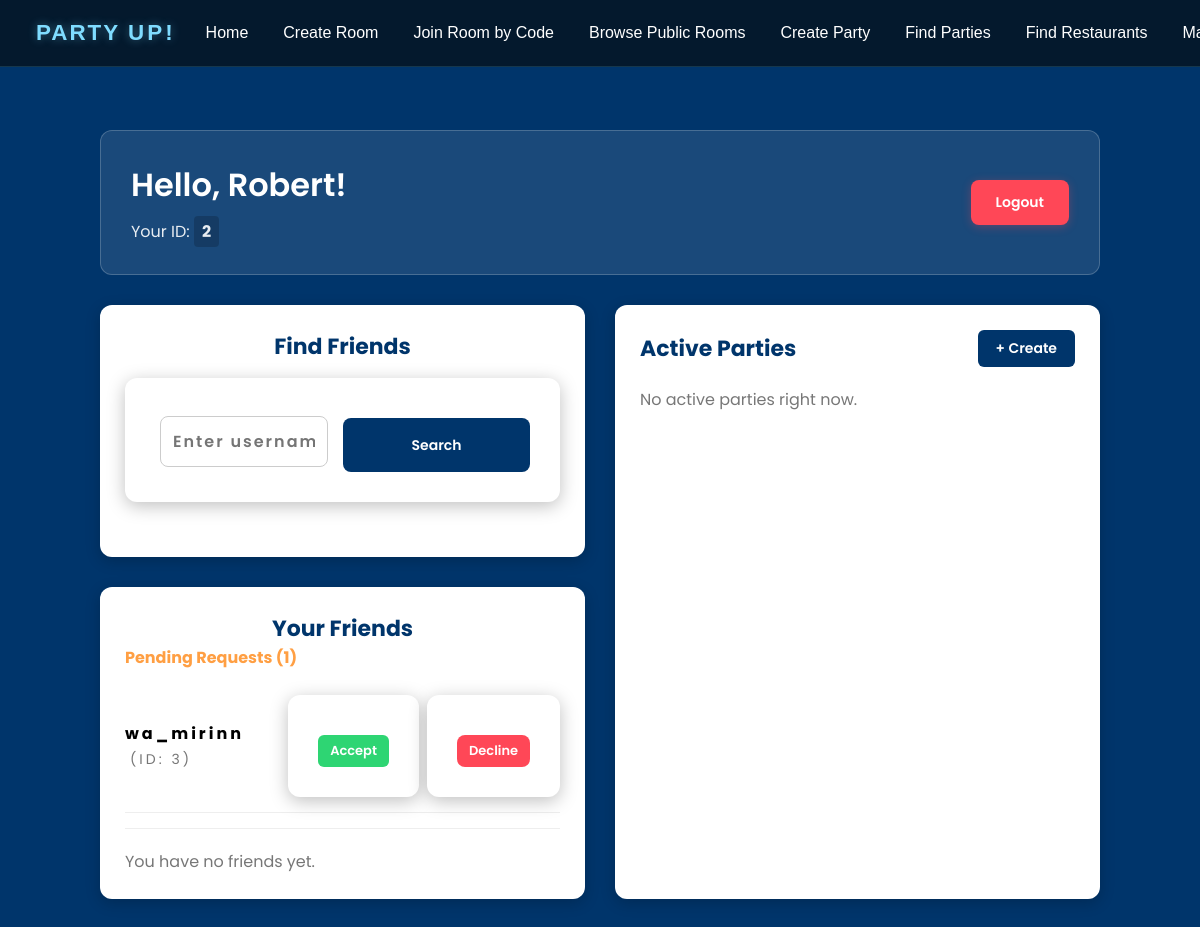
/ (signed in), run on an earlier commit of the app's database.
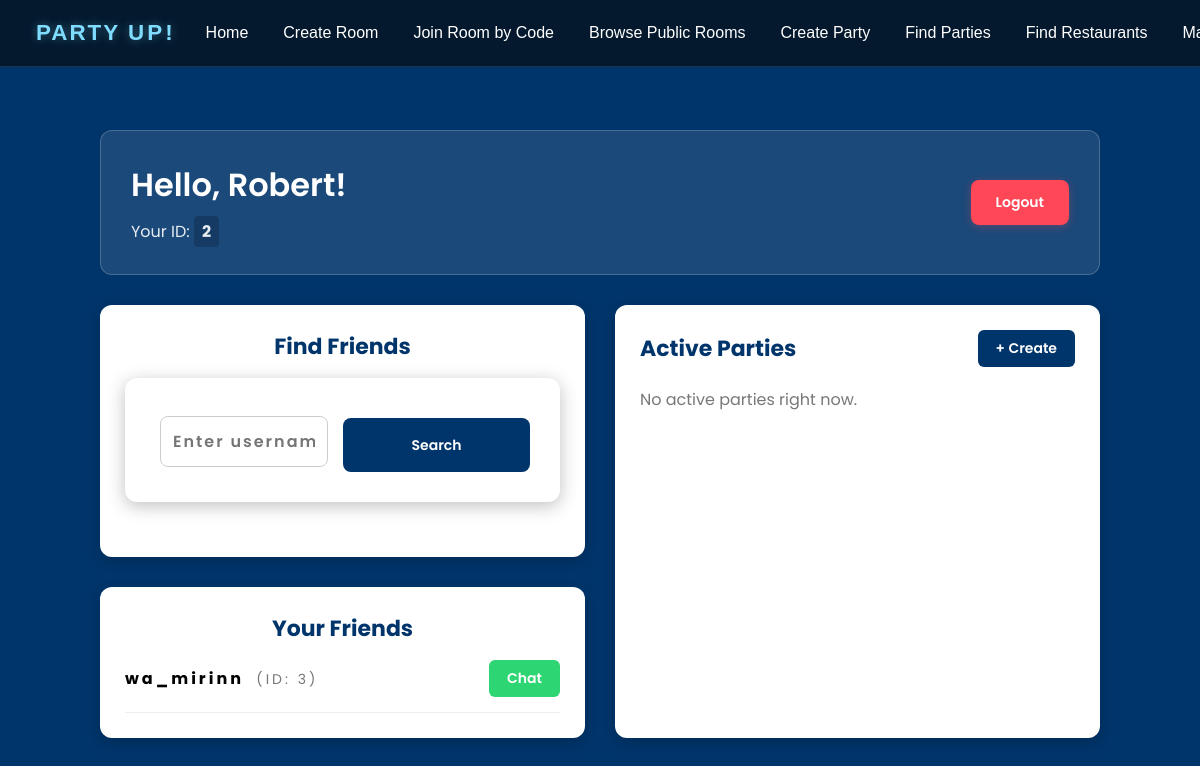
And on a later commit of the database.
### models.py (models this page shows)
class User(db.Model):
    id = db.Column(db.Integer, primary_key=True)
    username = db.Column(db.String(100), unique=True, nullable=False)
    email = db.Column(db.String(100), unique=True, nullable=False)
    password = db.Column(db.String(100), nullable=False)

class Friendship(db.Model):
    id = db.Column(db.Integer, primary_key=True)
    requester_id = db.Column(db.Integer, db.ForeignKey('user.id'), nullable=False)
    receiver_id = db.Column(db.Integer, db.ForeignKey('user.id'), nullable=False)
    status = db.Column(db.String(20), default='pending', nullable=False)
    created_at = db.Column(db.DateTime, default=datetime.utcnow)
    requester = db.relationship('User', foreign_keys=[requester_id], backref='sent_requests')
    receiver = db.relationship('User', foreign_keys=[receiver_id], backref='received_requests')

### app.py (the view)
@app.route('/', methods=['GET', 'POST'])
@login_required
def home():
    user = User.query.get(session['user_id'])
    parties = Party.query.order_by(Party.created_at.desc()).all()
    chat_info = chat.chat_info(user.id)
    search_results = None
    search_query = None
    if request.method == 'POST':
        info = chat.user_search(request=request, session=session)
        search_results = info.get("results")
        search_query = info.get("query")
    return render_template('home.html', user=user, username=session['username'],
            parties=parties, friends=chat_info["friends"], pending=chat_info["pending"], rooms=chat_info["rooms"],
            search_results=search_results, search_query=search_query)

### app.py (called while the page is built)
def login_required(f):
    @wraps(f)
    def decorated_function(*args, **kwargs):
        if 'user_id' not in session:
            flash('Please log in first.', 'error')
            return redirect(url_for('login'))
        return f(*args, **kwargs)
    return decorated_function

### chat.py (called while the page is built)
def chat_info(userid) -> dict:
    info = {}
    sent = Friendship.query.filter_by(requester_id=userid, status='accepted').all()
    receieved = Friendship.query.filter_by(receiver_id=userid, status='accepted').all()
    info["friends"] = [f.receiver for f in sent] + [f.requester for f in receieved]
    info["pending"] = Friendship.query.filter_by(receiver_id=userid, status='pending').all()
    memberships = ChatRoomMember.query.filter_by(user_id=userid).all()
    info["rooms"] = [m.room for m in memberships]
    return info

### templates/home.html (shortened to what this page needs)
<!DOCTYPE html>
<html lang="en">
<head>
    <link rel="stylesheet" href="{{ url_for('static', filename='style.css') }}">
</head>
<body>
    {% include 'components/header.html' %}
    <div class="dashboard-container">
        <div class="dashboard-header-banner">
            <div class="dashboard-welcome">
                <h1>Hello, {{ username }}!</h1>
                <p>Your ID: <strong>{{ user.id }}</strong></p>
            </div>
            <a href="{{ url_for('logout') }}" class="btn btn-logout">Logout</a>
        </div>
        <div class="dashboard-grid">
            <div class="dashboard-column">
                <div class="dashboard-card">
                    <h2>Find Friends</h2>
                    <form method="POST" action="{{ url_for('home') }}" class="search-form">
                        <input type="text" name="query" value="{{ search_query or '' }}" placeholder="Enter username or ID" required class="search-input">
                        <button type="submit" class="btn btn-primary search-btn">Search</button>
                    </form>
                </div>
                <div class="dashboard-card">
                    <h2>Your Friends</h2>
                    {% if pending %}
                        <div style="margin-bottom: 20px; padding-bottom: 15px; border-bottom: 1px solid #eee;">
                            <h3 style="font-size: 16px; margin-top: 0; margin-bottom: 10px; color: #ff9f43;">Pending Requests ({{ pending|length }})</h3>
                            <ul class="dashboard-list">
                            {% for req in pending %}
                                <li class="dashboard-list-item">
                                    <span class="item-info"><strong>{{ req.requester.username }}</strong> <span class="item-id">(ID: {{ req.requester.id }})</span></span>
                                    <div style="display: flex; gap: 8px;">
                                        <form method="POST" action="{{ url_for('accept_friend', friendship_id=req.id) }}" style="margin: 0;">
                                            <button type="submit" class="btn btn-success" style="padding: 6px 12px; font-size: 13px;">Accept</button>
                                        </form>
                                        <form method="POST" action="{{ url_for('decline_friend', friendship_id=req.id) }}" style="margin: 0;">
                                            <button type="submit" class="btn btn-logout" style="padding: 6px 12px; font-size: 13px; box-shadow: none;">Decline</button>
                                        </form>
                                    </div>
                                </li>
                            {% endfor %}
                            </ul>
                        </div>
                    {% endif %}
                    {% if friends %}
                        <ul class="dashboard-list">
                        {% for friend in friends %}
                            <li class="dashboard-list-item">
                                <span class="item-info"><strong>{{ friend.username }}</strong> <span class="item-id">(ID: {{ friend.id }})</span></span>
                                <a href="{{ url_for('direct_message', friend_id=friend.id) }}" class="btn btn-success">Chat</a>
                            </li>
                        {% endfor %}
                        </ul>
                    {% else %}
                        <p class="empty-state">You have no friends yet.</p>
                    {% endif %}
                </div>
            </div>
            <div class="dashboard-column">
                <div class="dashboard-card full-height">
                    <div class="card-header">
                        <h2>Active Parties</h2>
                        <a href="{{ url_for('create_party') }}" class="btn btn-primary">+ Create</a>
                    </div>
                    {% if parties %}
                        <ul class="dashboard-list">
                        {% for party in parties %}
                            <li class="dashboard-list-item">
                                <div class="item-info">
                                    <strong class="item-title">{{ party.r_name }}</strong>
                                    <span class="item-subtitle">Hosted by {{ party.p_host }}</span>
                                </div>
                                <a href="{{ url_for('view_party', party_id=party.id) }}" class="btn btn-info">Join / View</a>
                            </li>
                        {% endfor %}
                        </ul>
                    {% else %}
                        <p class="empty-state">No active parties right now.</p>
                    {% endif %}
                </div>
            </div>
        </div>
    </div>
</body>
</html>

### templates/components/header.html
<nav class="navbar">
    <div class="logo">
        PARTY <span>UP!<span>
    </div>
    <ul class="nav-links">
        <li><a href="{{ url_for('home') }}">Home</a></li>
        <li><a href="{{ url_for('create_room') }}">Create Room</a></li>
        <li><a href="{{ url_for('join_room') }}">Join Room by Code</a></li>
        <li><a href="{{ url_for('browse_rooms') }}">Browse Public Rooms</a></li>
        <li><a href="{{ url_for('create_party') }}">Create Party</a></li>
        <li><a href="{{ url_for('party_search') }}">Find Parties</a></li>
        <li><a href="{{ url_for('restaurant_search') }}">Find Restaurants</a></li>
        <li><a href="{{ url_for('map_view') }}">Map</a></li>
    </ul>
</nav>

### static/style.css (style rules this page uses)
* { margin: 0; padding: 0; }
body { font-family: Arial, sans-serif; background-color: #00356B; color: white; margin: 0; padding-top: 90px; }
h1 { font-size: 48px; }
span { letter-spacing: 3px; }
.search-form { margin-bottom: 30px; }
input { padding: 5px; margin: 5px; }
.navbar { position:fixed; top:0; left:0; width:100%; padding:20px 3%; display:flex; justify-content:flex-start; align-items:center; background:rgba(6,20,32,.82); backdrop-filter:blur(18px); border-bottom:1px solid rgba(127,220,255,.15); z-index:1000; }
.logo { color:#7fdcff; font-size:1.4rem; font-weight:700; letter-spacing:2px; text-shadow:0 0 10px rgba(127,220,255,.4); margin-right: 30px; }
.nav-links { display:flex; list-style:none; gap:35px; }
.nav-links a { color:white; text-decoration:none; font-weight:500; transition:.3s; position:relative; }
.nav-links a::after { content:""; position:absolute; left:0; bottom:-6px; width:0; height:2px; background:#7fdcff; transition:.3s; }
h2 { text-align: center; margin-top: 30px; }
p { text-align: center; }
.dashboard-container { max-width: 1000px; margin: 40px auto; padding: 0 20px; font-family: 'Poppins', sans-serif; }
.dashboard-header-banner { background-color: rgba(255, 255, 255, 0.1); border: 1px solid rgba(255, 255, 255, 0.2); color: white; padding: 30px; border-radius: 12px; margin-bottom: 30px; display: flex; justify-content: space-between; align-items: center; }
.dashboard-welcome h1 { margin: 0; font-size: 32px; font-weight: 600; text-align: left; }
.dashboard-welcome p { margin: 10px 0 0 0; opacity: 0.9; font-size: 16px; text-align: left; }
.dashboard-welcome strong { background: rgba(0,0,0,0.2); padding: 4px 8px; border-radius: 4px; }
.dashboard-grid { display: grid; grid-template-columns: 1fr 1fr; gap: 30px; }
.dashboard-column { display: flex; flex-direction: column; gap: 30px; }
.dashboard-card { background-color: white; color: black; padding: 25px; border-radius: 12px; box-shadow: 0 4px 15px rgba(0,0,0,0.2); }
.dashboard-card.full-height { height: 100%; box-sizing: border-box; }
.dashboard-card h2 { color: #00356B; margin-top: 0; font-size: 22px; }
.card-header { display: flex; justify-content: space-between; align-items: center; margin-bottom: 20px; }
.card-header h2 { margin-bottom: 0; }
.search-form { display: flex; gap: 10px; margin-top: 15px; }
.search-input { flex-grow: 1; padding: 12px; border: 1px solid #ccc; border-radius: 8px; outline: none; font-family: 'Poppins', sans-serif; font-size: 14px; }
.dashboard-list { list-style: none; padding: 0; margin: 0; }
.dashboard-list-item { display: flex; justify-content: space-between; align-items: center; padding: 15px 0; border-bottom: 1px solid #eee; }
.item-info { font-size: 16px; text-align: left; }
.item-info .item-id, .item-info .item-subtitle { color: #777; font-size: 14px; margin-left: 5px; }
.empty-state { color: #777; margin-bottom: 0; text-align: left; }
.btn { padding: 8px 18px; border-radius: 6px; text-decoration: none; font-size: 14px; font-weight: 600; border: none; cursor: pointer; font-family: 'Poppins', sans-serif; display: inline-block; text-align: center; }
.btn-primary { background-color: #00356B; color: white; }
.search-btn { padding: 0 25px; border-radius: 8px; }
.btn-logout { background-color: #ff4757; color: white; padding: 12px 25px; border-radius: 8px; transition: background 0.3s; box-shadow: 0 2px 10px rgba(255,71,87,0.3); }
.btn-success { background-color: #2ed573; color: white; }
h1 { text-align: center; margin-top: 20px; }
form { max-width: 420px; margin: 30px auto; background: white; color: black; padding: 30px; border-radius: 12px; box-shadow: 0 4px 18px rgba(0,0,0,0.25); font-family: 'Poppins', sans-serif; }
form input[type="text"] { width: 90%; padding: 12px; margin-top: 8px; border: 1px solid #ccc; border-radius: 8px; font-size: 16px; letter-spacing: 2px; text-align: center; font-weight: 600; }
form button { width: 100%; padding: 12px; margin-top: 10px; border: none; border-radius: 8px; background: #00356B; color: white; font-weight: 700; cursor: pointer; transition: 0.25s; }

What changed in the data, as far as the page shows it:
no longer on this page (row edited): Friendship: requester.username "wa_mirinn", requester.id "3"
now on this page (row unchanged): User: username "wa_mirinn", id "3"
Also different on the page:
{{ pending|length }}: "1" → (not shown)
text no longer shown: "Pending Requests ( ) You have no friends yet."
